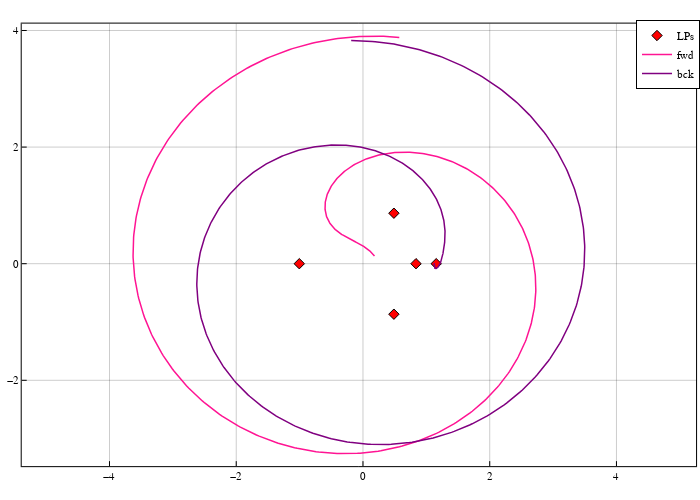

The notebook cell this image was saved under:
### Code cell
pcart = plot(size=(700,500), frame_style=:box, aspect_ratio=:equal, grid=0.4)
scatter!(pcart, lps[:,1], lps[:,2], marker=:diamond, color=:red, label="LPs")
# trajectory
plot!(Array(sol_fwd)[1,:], Array(sol_fwd)[2,:], color=:deeppink, linewidth=1.5, label="fwd")
plot!(Array(sol_bck)[1,:], Array(sol_bck)[2,:], color=:purple, linewidth=1.5, label="bck")

pcart

### Figure 1 — Plotly figure (JSON) as saved in the notebook; plotly's stock layout.template omitted (floating-point values rounded to 4 significant figures; data arrays with more than 128 entries replaced by an {"elided": "..."} marker saying what was removed)
{"data": [{"colorbar": {"title": ""}, "legendgroup": "LPs", "marker": {"color": "rgba(255, 0, 0, 1.000)", "line": {"color": "rgba(0, 0, 0, 1.000)", "width": 1}, "size": 8, "symbol": "diamond"}, "mode": "markers", "name": "LPs", "showlegend": true, "type": "scatter", "x": [0.8369, 1.156, -1.005, 0.4878, 0.4878], "xaxis": "x", "y": [0, 0, 0, 0.866, -0.866], "yaxis": "y", "zmax": null, "zmin": null}, {"colorbar": {"title": ""}, "legendgroup": "fwd", "line": {"color": "rgba(255, 20, 147, 1.000)", "dash": "solid", "shape": "linear", "width": 1.5}, "mode": "lines", "name": "fwd", "showlegend": true, "type": "scatter", "x": {"elided": "786 float values"}, "xaxis": "x", "y": {"elided": "786 float values"}, "yaxis": "y", "zmax": null, "zmin": null}, {"colorbar": {"title": ""}, "legendgroup": "bck", "line": {"color": "rgba(128, 0, 128, 1.000)", "dash": "solid", "shape": "linear", "width": 1.5}, "mode": "lines", "name": "bck", "showlegend": true, "type": "scatter", "x": {"elided": "870 float values"}, "xaxis": "x", "y": {"elided": "870 float values"}, "yaxis": "y", "zmax": null, "zmin": null}], "layout": {"annotations": [], "height": 500, "legend": {"bgcolor": "rgba(255, 255, 255, 1.000)", "bordercolor": "rgba(0, 0, 0, 1.000)", "borderwidth": 1, "font": {"color": "rgba(0, 0, 0, 1.000)", "family": "sans-serif", "size": 11}, "title": {"font": {"color": "rgba(0, 0, 0, 1.000)", "family": "sans-serif", "size": 15}, "text": ""}, "tracegroupgap": 0, "traceorder": "normal", "x": 1, "xanchor": "auto", "y": 1, "yanchor": "auto"}, "margin": {"b": 20, "l": 0, "r": 0, "t": 20}, "paper_bgcolor": "rgba(255, 255, 255, 1.000)", "plot_bgcolor": "rgba(255, 255, 255, 1.000)", "showlegend": true, "width": 700, "xaxis": {"anchor": "y", "domain": [0.03102, 0.9944], "gridcolor": "rgba(0, 0, 0, 0.400)", "gridwidth": 0.5, "linecolor": "rgba(0, 0, 0, 1.000)", "mirror": true, "range": [-5.385, 5.256], "showgrid": true, "showline": true, "showticklabels": true, "tickangle": 0, "tickcolor": "rgb(0, 0, 0)", "tickfont": {"color": "rgba(0, 0, 0, 1.000)", "family": "sans-serif", "size": 11}, "tickmode": "array", "ticks": "inside", "ticktext": ["−4", "−2", "0", "2", "4"], "tickvals": [-4, -2, 0, 2, 4], "title": "", "titlefont": {"color": "rgba(0, 0, 0, 1.000)", "family": "sans-serif", "size": 15}, "type": "-", "visible": true, "zeroline": false, "zerolinecolor": "rgba(0, 0, 0, 1.000)"}, "yaxis": {"anchor": "x", "domain": [0.0301, 0.9921], "gridcolor": "rgba(0, 0, 0, 0.400)", "gridwidth": 0.5, "linecolor": "rgba(0, 0, 0, 1.000)", "mirror": true, "range": [-3.473, 4.118], "showgrid": true, "showline": true, "showticklabels": true, "tickangle": 0, "tickcolor": "rgb(0, 0, 0)", "tickfont": {"color": "rgba(0, 0, 0, 1.000)", "family": "sans-serif", "size": 11}, "tickmode": "array", "ticks": "inside", "ticktext": ["−2", "0", "2", "4"], "tickvals": [-2, 0, 2, 4], "title": "", "titlefont": {"color": "rgba(0, 0, 0, 1.000)", "family": "sans-serif", "size": 15}, "type": "-", "visible": true, "zeroline": false, "zerolinecolor": "rgba(0, 0, 0, 1.000)"}}}
